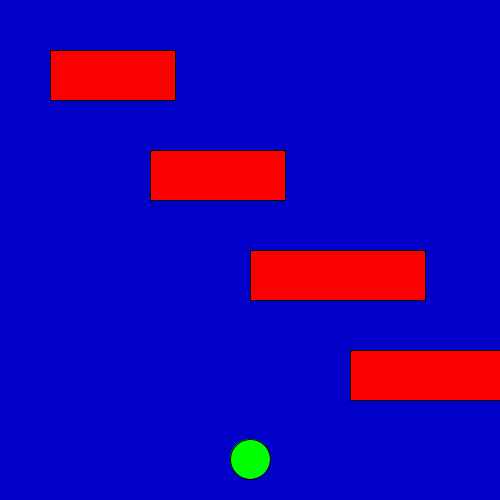
Frame 1 (no input)
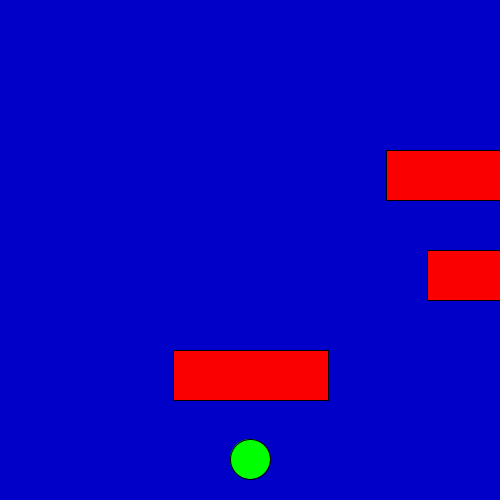
Frame 60 (the mouse pressed at the canvas centre just before this capture)
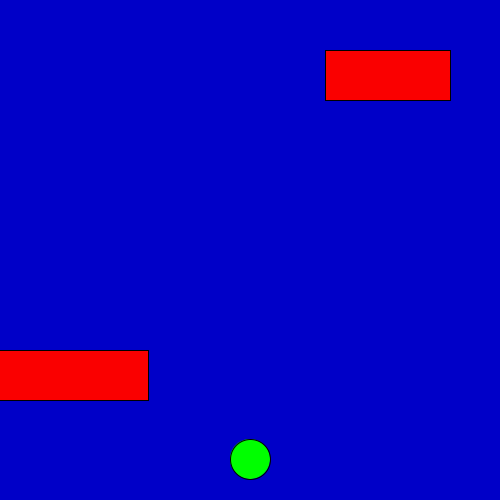
Frame 120 (the mouse held since frame 60 and released just before this capture)

The Processing sketch that drew these frames (run headless with seeded random() and noise(); from frame 60 on, the mouse is pressed at the canvas centre):

// Processing sketch: Frogger
// ── Frogger.pde
car one= new car(50, 50, 125, 4);
car two= new car(150, 150, 135, 4);
car three= new car(350, 350, 155, 3);
car four= new car(250, 250, 175, 3);

int x=250;
int y=459;
void setup() {
  size(500, 500);
}

void draw() {

background(0, 0, 200);


boolean l=intersects(one);
  boolean pont=intersects(two);
  boolean ronch=intersects(three);
  boolean sid=intersects(four);
  if (l==true) {
    x=250;
    y=459;
  }

  
  fill(0, 255, 0);
  ellipse(x, y, 40, 40);
  one.display();
  two.display();
  three.display();
  four.display();
  
    one.moveleft();
  two.moveright();
  three.moveleft();
  four.moveright();
  
}
void keyPressed()
{
  if (key == CODED) {
    if (keyCode == UP && y>0)
    {
      y-=15;
    } else if (keyCode == DOWN && y<500)
    {
      y+= 15;
    } else if (keyCode == RIGHT&& x<500)
    {
      x+=15;
    } else if (keyCode == LEFT&& x>0)
    {
      x-=15;
    }
  }
}


public class car {
  int carx;
  int cary;
  int size;
  int speed;
  int getcarx() {
    return carx;
  }
  int getcary() {

    return cary;
  }

  int getsize() {

    return size;
  }
  public car(int carx, int cary, int size, int speed) {
    this.carx=carx;
    this.cary=cary;
    this.size=size;
    this.speed=speed;
  }
  void moveleft() {
    carx=carx-speed;
    if (carx<-size) {
      carx=500+size;
    }
  }
  void moveright() {
    carx=carx+speed;
    if (carx>500+size) {
      carx=-size;
    }
  }
  void display()
  {
    fill(250, 0, 0);
    rect(carx, cary, size, 50);
  }
}
boolean intersects(car pun) {
  if ((Y > pun.getcary() && Y < pun.getcary()+50) && (X > pun.getcarx() && X < pun.getcarx()+pun.getsize()))
  {
    return true;
  } else 
  {
    return false;
  }
}
